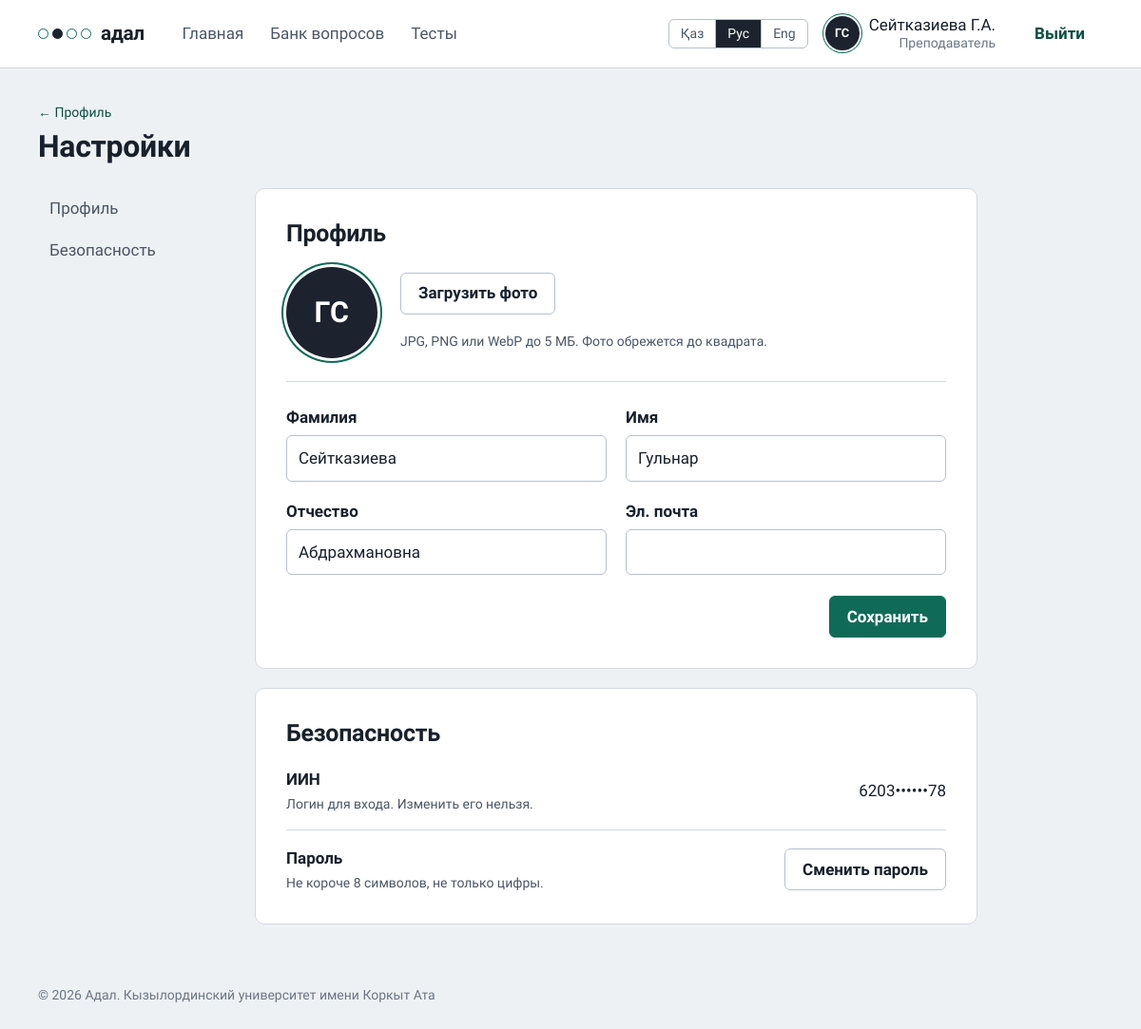
Page /accounts/settings/ (signed in) on the committed database.
### accounts/models.py (models this page shows, shortened)
class User(AbstractBaseUser, PermissionsMixin):
    class Role(models.TextChoices):
        STUDENT = "student", _("Студент")
        TEACHER = "teacher", _("Преподаватель")
        ADMIN = "admin", _("Администратор")
    class Degree(models.TextChoices):
        BACHELOR = "bachelor", _("Бакалавриат")
        MASTER = "master", _("Магистратура")
        DOCTOR = "doctor", _("Докторантура")
    class ApplicationType(models.TextChoices):
        FIRST = "first", _("Первое высшее образование")
        SHORT = "short", _("Сокращённая программа (на базе ТиПО)")
        SECOND = "second", _("Второе высшее образование")
    class DocType(models.TextChoices):
        ID_CARD = "id_card", _("Удостоверение личности РК")
        PASSPORT = "passport", _("Паспорт")
        RESIDENCE = "residence", _("Вид на жительство")
    class Language(models.TextChoices):
        KAZAKH = "kk", _("Қазақша")
        RUSSIAN = "ru", _("Русский")
        ENGLISH = "en", "English"
    iin = models.CharField(_("ИИН"), max_length=12, unique=True)
    first_name = models.CharField(_("Имя"), max_length=80)
    last_name = models.CharField(_("Фамилия"), max_length=80)
    patronymic = models.CharField(_("Отчество"), max_length=80, blank=True)
    email = models.EmailField(_("Эл. почта"), blank=True)
    role = models.CharField(_("Роль"), max_length=10, choices=Role.choices, default=Role.STUDENT)
    group = models.CharField(_("Группа"), max_length=30, blank=True)
    interface_language = models.CharField(
        _("Язык интерфейса"), max_length=2, choices=Language.choices, default=Language.RUSSIAN)
    degree = models.CharField(_("Академическая степень"), max_length=10,
                              choices=Degree.choices, default=Degree.BACHELOR)
    application_type = models.CharField(_("Заявление"), max_length=10,
                                        choices=ApplicationType.choices, default=ApplicationType.FIRST)
    citizenship = models.CharField(_("Страна"), max_length=60, default="Казахстан")
    doc_type = models.CharField(_("Документ"), max_length=10, choices=DocType.choices,
                                default=DocType.ID_CARD)
    doc_number = models.CharField(_("Номер документа"), max_length=20, blank=True)
    study_language = models.CharField(_("Язык обучения"), max_length=2,
                                      choices=Language.choices, default=Language.KAZAKH)
    birth_date = models.DateField(_("Дата рождения"), null=True, blank=True)
    avatar = models.ImageField(_("Фото профиля"), upload_to="avatars/", blank=True)
    is_active = models.BooleanField(default=True)
    is_staff = models.BooleanField(default=False)
    date_joined = models.DateTimeField(default=timezone.now)
    objects = UserManager()
    USERNAME_FIELD = "iin"
    REQUIRED_FIELDS = ["first_name", "last_name"]
    class Meta:
        verbose_name = _("пользователь")
        verbose_name_plural = _("пользователи")
        ordering = ["last_name", "first_name"]
    @property
    def short_name(self) -> str:
        initials = "".join(f"{p[0]}." for p in (self.first_name, self.patronymic) if p)
        return f"{self.last_name} {initials}".strip()
    @property
    def initials(self) -> str:
        return "".join(p[0] for p in (self.first_name, self.last_name) if p).upper()
    @property
    def masked_iin(self) -> str:
        return mask_iin(self.iin)
    @property
    def is_teacher(self) -> bool:
        return self.role in (self.Role.TEACHER, self.Role.ADMIN)

### accounts/views.py (the view, shortened to what this page needs)
# urls.py: path("settings/", views.settings_view, name="settings"),
@login_required
@never_cache
def settings_view(request):
    user = request.user
    action = request.POST.get("action") if request.method == "POST" else None
    profile_form = ProfileForm(request.POST if action == "profile" else None, instance=user)
    avatar_form = AvatarForm(request.POST if action == "avatar" else None,
                             request.FILES if action == "avatar" else None)
    password_form = PasswordChangeForm(user, request.POST if action == "password" else None)
    password_form.fields["new_password1"].help_text = ""  # правила уже написаны в описании раздела
    back = request.POST.get("next", "")
    if not url_has_allowed_host_and_scheme(back, {request.get_host()}):
        back = ""
    if action == "profile" and profile_form.is_valid():
        profile_form.save()
        messages.success(request, _("Данные сохранены"))
        return redirect("accounts:settings")
    if action == "avatar_delete" and user.avatar:
        user.avatar.delete(save=True)
        messages.info(request, _("Фото удалено"))
        return redirect("accounts:settings")
    if action == "password" and password_form.is_valid():
        password_form.save()
        update_session_auth_hash(request, password_form.user)
        messages.success(request, _("Пароль изменён"))
        return redirect("accounts:settings")
    return render(request, "accounts/settings.html", {
        "profile_form": profile_form, "avatar_form": avatar_form, "password_form": password_form,
        "password_open": action == "password",
    })

### accounts/forms.py (shortened to what this page needs)
class ProfileForm(forms.ModelForm):
    class Meta:
        model = User
        fields = ["last_name", "first_name", "patronymic", "email"]
        widgets = {"email": forms.EmailInput(attrs={"autocomplete": "email"})}
    def __init__(self, *args, **kwargs):
        super().__init__(*args, **kwargs)
        if not self.instance.is_teacher:
            for name in ("last_name", "first_name", "patronymic"):
                self.fields[name].disabled = True

class AvatarForm(forms.Form):
    avatar = forms.ImageField(label=_("Новое фото"))

### accounts/iin.py (called while the page is built)
def mask_iin(value: str) -> str:
    return value[:4] + "•" * 6 + value[-2:] if len(value) == IIN_LENGTH else value

### templates/accounts/settings.html (shortened to what this page needs)
{% extends "base.html" %}
{% load i18n %}
{% block content %}
<div class="page-head">
  <div>
    <a class="back-link" href="{% url 'accounts:profile' %}">← {% translate "Профиль" %}</a>
    <h1>{% translate "Настройки" %}</h1>
  </div>
</div>
<div class="settings">
  <nav class="settings-nav" aria-label="{% translate 'Разделы настроек' %}">
    <a href="#account">{% translate "Профиль" %}</a>
    <a href="#security">{% translate "Безопасность" %}</a>
  </nav>
  <div class="settings-body">
    <section class="sheet settings-section" id="account">
      <h2>{% translate "Профиль" %}</h2>
      <div class="photo-row">
        <div class="avatar avatar-lg" id="avatar-preview">
          {% if user.avatar %}<img src="{{ user.avatar.url }}" alt="{% translate 'Фото профиля' %}">{% else %}<span>{{ user.initials }}</span>{% endif %}
        </div>
        <div class="photo-actions">
          <form method="post" enctype="multipart/form-data" novalidate>
            <label class="btn avatar-file">
              <span>{% if user.avatar %}{% translate "Заменить фото" %}{% else %}{% translate "Загрузить фото" %}{% endif %}</span>
            </label>
          </form>
          <p class="small muted">{% translate "JPG, PNG или WebP до 5 МБ. Фото обрежется до квадрата." %}</p>
        </div>
      </div>
      <form method="post" novalidate class="settings-form">
        <div class="grid-2">
          {% include "_field.html" with field=profile_form.last_name %}
          {% include "_field.html" with field=profile_form.first_name %}
          {% include "_field.html" with field=profile_form.patronymic %}
          {% include "_field.html" with field=profile_form.email %}
        </div>
        <div class="form-foot"><button class="btn btn-primary" type="submit">{% translate "Сохранить" %}</button></div>
      </form>
    </section>
    <section class="sheet settings-section" id="security">
      <h2>{% translate "Безопасность" %}</h2>
      <div class="setting-row">
        <div>
          <b>{% translate "ИИН" %}</b>
          <p class="muted small">{% translate "Логин для входа. Изменить его нельзя." %}</p>
        </div>
        <span class="num">{{ user.masked_iin }}</span>
      </div>
      <details class="setting-row setting-details" {% if password_open %}open{% endif %}>
        <summary>
          <div>
            <b>{% translate "Пароль" %}</b>
            <p class="muted small">{% translate "Не короче 8 символов, не только цифры." %}</p>
          </div>
          <span class="btn">{% translate "Сменить пароль" %}</span>
        </summary>
      </details>
    </section>
  </div>
</div>
{% endblock %}

### templates/base.html (shortened to what this page needs)
{% load static i18n %}{% get_current_language as LANG %}<!doctype html>
<html lang="{{ LANG }}">
<head>
  <link rel="stylesheet" href="{% static 'css/app.css' %}?v=16">
</head>
<body class="{% block body_class %}{% endblock %}">
{% block chrome %}
<header class="topbar">
  <div class="topbar-in">
    <a class="wordmark" href="{% url 'dashboard' %}" aria-label="{% translate 'Адал, главная страница' %}">
      <span class="mark" aria-hidden="true"><i></i><i class="on"></i><i></i><i></i></span>{% translate "адал" %}
    </a>
    {% if user.is_authenticated %}
    {% with path=request.path %}
    <nav class="nav" aria-label="{% translate 'Разделы' %}">
      <a href="{% url 'dashboard' %}" {% if path == '/' %}aria-current="page"{% endif %}>{% translate "Главная" %}</a>
      {% if user.is_teacher %}
      <a href="{% url 'exams:question_list' %}" {% if '/bank/' in path %}aria-current="page"{% endif %}>{% translate "Банк вопросов" %}</a>
      <a href="{% url 'exams:exam_list' %}" {% if '/exams/' in path %}aria-current="page"{% endif %}>{% translate "Тесты" %}</a>
      {% endif %}
    </nav>
    {% endwith %}
    {% endif %}
    <div class="who">
      {% include "_lang.html" %}
      {% if user.is_authenticated %}
      <a class="who-link" href="{% url 'accounts:profile' %}" title="{% translate 'Профиль' %}">
        <span class="avatar" aria-hidden="true">{% if user.avatar %}<img src="{{ user.avatar.url }}" alt="">{% else %}{{ user.initials }}{% endif %}</span>
        <span class="who-name">{{ user.short_name }}<span>{{ user.get_role_display }}{% if user.group %}, {{ user.group }}{% endif %}</span></span>
      </a>
      <form method="post" action="{% url 'accounts:logout' %}">{% csrf_token %}
        <button class="btn btn-quiet logout" type="submit" aria-label="{% translate 'Выйти' %}">
          <span>{% translate "Выйти" %}</span>
        </button>
      </form>
      {% endif %}
    </div>
  </div>
</header>
{% endblock %}
<main class="{% block main_class %}page{% endblock %}">
  {% block content %}{% endblock %}
</main>
{% block footer %}<footer class="footer">{% translate "© 2026 Адал. Кызылординский университет имени Коркыт Ата" %}</footer>{% endblock %}
</body>
</html>

### templates/_field.html (shortened to what this page needs)
{% load i18n %}<div class="field">
  {% if field.field.widget.input_type == "checkbox" %}
  <label class="check">{{ field }} <span>{{ field.label }}</span></label>
  {% else %}
  <label for="{{ field.id_for_label }}">{{ field.label }}</label>
  {{ field }}
  {% endif %}
</div>

### rows in the picture
User: initials "ГС", short_name "Сейтказиева Г.А.", role "Преподаватель", last_name "Сейтказиева", first_name "Гульнар", patronymic "Абдрахмановна", masked_iin "6203••••••78"

### other values in the picture
{{ field.label }} "Фамилия Имя Отчество Эл. почта"
